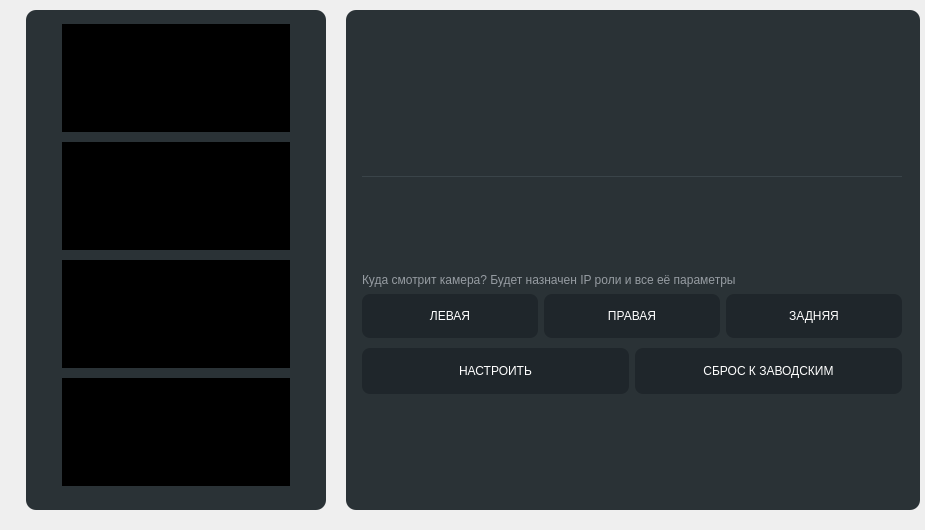
  <widget class="QFrame" name="frame_pageCameras">
   <property name="geometry">
    <rect>
     <x>0</x>
     <y>70</y>
     <width>925</width>
     <height>530</height>
    </rect>
   </property>
   <property name="styleSheet">
    <string notr="true">QFrame#frame_pageCameras { background: transparent; }</string>
   </property>
   <property name="frameShape">
    <enum>QFrame::NoFrame</enum>
   </property>
    <widget class="QFrame" name="frame_camList">
     <property name="geometry">
      <rect>
       <x>26</x>
       <y>10</y>
       <width>300</width>
       <height>500</height>
      </rect>
     </property>
     <property name="styleSheet">
      <string notr="true">QFrame#frame_camList { background: rgb(42,50,54); border-radius: 10px; }</string>
     </property>
     <property name="frameShape">
      <enum>QFrame::NoFrame</enum>
     </property>
    </widget>
    <widget class="QWidget" name="widget_tile1">
     <property name="geometry">
      <rect>
       <x>62</x>
       <y>24</y>
       <width>228</width>
       <height>108</height>
      </rect>
     </property>
     <property name="styleSheet">
      <string notr="true">QWidget#widget_tile1 { background: rgb(0,0,0); }</string>
     </property>
    </widget>
    <widget class="QLabel" name="label_tileState1">
     <property name="geometry">
      <rect>
       <x>62</x>
       <y>64</y>
       <width>228</width>
       <height>28</height>
      </rect>
     </property>
     <property name="styleSheet">
      <string notr="true">color: rgb(255,154,157); font: 13px &quot;Montserrat&quot;; background: transparent;</string>
     </property>
     <property name="text">
      <string></string>
     </property>
     <property name="alignment">
      <set>Qt::AlignCenter</set>
     </property>
    </widget>
    <widget class="QLabel" name="label_tile1">
     <property name="geometry">
      <rect>
       <x>68</x>
       <y>30</y>
       <width>216</width>
       <height>22</height>
      </rect>
     </property>
     <property name="styleSheet">
      <string notr="true">color: rgb(255,255,255); font: 13px &quot;Montserrat&quot;; background: rgba(0,0,0,140); border-radius: 4px; padding-left: 6px;</string>
     </property>
     <property name="text">
      <string></string>
     </property>
    </widget>
    <widget class="QWidget" name="widget_tile2">
     <property name="geometry">
      <rect>
       <x>62</x>
       <y>142</y>
       <width>228</width>
       <height>108</height>
      </rect>
     </property>
     <property name="styleSheet">
      <string notr="true">QWidget#widget_tile2 { background: rgb(0,0,0); }</string>
     </property>
    </widget>
    <widget class="QLabel" name="label_tileState2">
     <property name="geometry">
      <rect>
       <x>62</x>
       <y>182</y>
       <width>228</width>
       <height>28</height>
      </rect>
     </property>
     <property name="styleSheet">
      <string notr="true">color: rgb(255,154,157); font: 13px &quot;Montserrat&quot;; background: transparent;</string>
     </property>
     <property name="text">
      <string></string>
     </property>
     <property name="alignment">
      <set>Qt::AlignCenter</set>
     </property>
    </widget>
    <widget class="QLabel" name="label_tile2">
     <property name="geometry">
      <rect>
       <x>68</x>
       <y>148</y>
       <width>216</width>
       <height>22</height>
      </rect>
     </property>
     <property name="styleSheet">
      <string notr="true">color: rgb(255,255,255); font: 13px &quot;Montserrat&quot;; background: rgba(0,0,0,140); border-radius: 4px; padding-left: 6px;</string>
     </property>
     <property name="text">
      <string></string>
     </property>
    </widget>
    <widget class="QWidget" name="widget_tile3">
     <property name="geometry">
      <rect>
       <x>62</x>
       <y>260</y>
       <width>228</width>
       <height>108</height>
      </rect>
     </property>
     <property name="styleSheet">
      <string notr="true">QWidget#widget_tile3 { background: rgb(0,0,0); }</string>
     </property>
    </widget>
    <widget class="QLabel" name="label_tileState3">
     <property name="geometry">
      <rect>
       <x>62</x>
       <y>300</y>
       <width>228</width>
       <height>28</height>
      </rect>
     </property>
     <property name="styleSheet">
      <string notr="true">color: rgb(255,154,157); font: 13px &quot;Montserrat&quot;; background: transparent;</string>
     </property>
     <property name="text">
      <string></string>
     </property>
     <property name="alignment">
      <set>Qt::AlignCenter</set>
     </property>
    </widget>
    <widget class="QLabel" name="label_tile3">
     <property name="geometry">
      <rect>
       <x>68</x>
       <y>266</y>
       <width>216</width>
       <height>22</height>
      </rect>
     </property>
     <property name="styleSheet">
      <string notr="true">color: rgb(255,255,255); font: 13px &quot;Montserrat&quot;; background: rgba(0,0,0,140); border-radius: 4px; padding-left: 6px;</string>
     </property>
     <property name="text">
      <string></string>
     </property>
    </widget>
    <widget class="QWidget" name="widget_tile4">
     <property name="geometry">
      <rect>
       <x>62</x>
       <y>378</y>
       <width>228</width>
       <height>108</height>
      </rect>
     </property>
     <property name="styleSheet">
      <string notr="true">QWidget#widget_tile4 { background: rgb(0,0,0); }</string>
     </property>
    </widget>
    <widget class="QLabel" name="label_tileState4">
     <property name="geometry">
      <rect>
       <x>62</x>
       <y>418</y>
       <width>228</width>
       <height>28</height>
      </rect>
     </property>
     <property name="styleSheet">
      <string notr="true">color: rgb(255,154,157); font: 13px &quot;Montserrat&quot;; background: transparent;</string>
     </property>
     <property name="text">
      <string></string>
     </property>
     <property name="alignment">
      <set>Qt::AlignCenter</set>
     </property>
    </widget>
    <widget class="QLabel" name="label_tile4">
     <property name="geometry">
      <rect>
       <x>68</x>
       <y>384</y>
       <width>216</width>
       <height>22</height>
      </rect>
     </property>
     <property name="styleSheet">
      <string notr="true">color: rgb(255,255,255); font: 13px &quot;Montserrat&quot;; background: rgba(0,0,0,140); border-radius: 4px; padding-left: 6px;</string>
     </property>
     <property name="text">
      <string></string>
     </property>
    </widget>
    <widget class="QFrame" name="frame_camInfo">
     <property name="geometry">
      <rect>
       <x>346</x>
       <y>10</y>
       <width>574</width>
       <height>500</height>
      </rect>
     </property>
     <property name="styleSheet">
      <string notr="true">QFrame#frame_camInfo { background: rgb(42,50,54); border-radius: 10px; }</string>
     </property>
     <property name="frameShape">
      <enum>QFrame::NoFrame</enum>
     </property>
    </widget>
    <widget class="QLabel" name="label_k1">
     <property name="geometry">
      <rect>
       <x>362</x>
       <y>26</y>
       <width>128</width>
       <height>20</height>
      </rect>
     </property>
     <property name="styleSheet">
      <string notr="true">color: rgb(150,156,162); font: 13px &quot;Montserrat&quot;; background: transparent;</string>
     </property>
     <property name="text">
      <string></string>
     </property>
    </widget>
    <widget class="QLabel" name="label_v1">
     <property name="geometry">
      <rect>
       <x>490</x>
       <y>26</y>
       <width>414</width>
       <height>20</height>
      </rect>
     </property>
     <property name="styleSheet">
      <string notr="true">color: rgb(255,255,255); font: 13px &quot;Montserrat&quot;; background: transparent;</string>
     </property>
     <property name="text">
      <string></string>
     </property>
    </widget>
    <widget class="QLabel" name="label_k2">
     <property name="geometry">
      <rect>
       <x>362</x>
       <y>49</y>
       <width>128</width>
       <height>20</height>
      </rect>
     </property>
     <property name="styleSheet">
      <string notr="true">color: rgb(150,156,162); font: 13px &quot;Montserrat&quot;; background: transparent;</string>
     </property>
     <property name="text">
      <string></string>
     </property>
    </widget>
    <widget class="QLabel" name="label_v2">
     <property name="geometry">
      <rect>
       <x>490</x>
       <y>49</y>
       <width>414</width>
       <height>20</height>
      </rect>
     </property>
     <property name="styleSheet">
      <string notr="true">color: rgb(255,255,255); font: 13px &quot;Montserrat&quot;; background: transparent;</string>
     </property>
     <property name="text">
      <string></string>
     </property>
    </widget>
    <widget class="QLabel" name="label_k3">
     <property name="geometry">
      <rect>
       <x>362</x>
       <y>72</y>
       <width>128</width>
       <height>20</height>
      </rect>
     </property>
     <property name="styleSheet">
      <string notr="true">color: rgb(150,156,162); font: 13px &quot;Montserrat&quot;; background: transparent;</string>
     </property>
     <property name="text">
      <string></string>
     </property>
    </widget>
    <widget class="QLabel" name="label_v3">
     <property name="geometry">
      <rect>
       <x>490</x>
       <y>72</y>
       <width>414</width>
       <height>20</height>
      </rect>
     </property>
     <property name="styleSheet">
      <string notr="true">color: rgb(255,255,255); font: 13px &quot;Montserrat&quot;; background: transparent;</string>
     </property>
     <property name="text">
      <string></string>
     </property>
    </widget>
    <widget class="QLabel" name="label_k4">
     <property name="geometry">
      <rect>
       <x>362</x>
       <y>95</y>
       <width>128</width>
       <height>20</height>
      </rect>
     </property>
     <property name="styleSheet">
      <string notr="true">color: rgb(150,156,162); font: 13px &quot;Montserrat&quot;; background: transparent;</string>
     </property>
     <property name="text">
      <string></string>
     </property>
    </widget>
    <widget class="QLabel" name="label_v4">
     <property name="geometry">
      <rect>
       <x>490</x>
       <y>95</y>
       <width>414</width>
       <height>20</height>
      </rect>
     </property>
     <property name="styleSheet">
      <string notr="true">color: rgb(255,255,255); font: 13px &quot;Montserrat&quot;; background: transparent;</string>
     </property>
     <property name="text">
      <string></string>
     </property>
    </widget>
    <widget class="QLabel" name="label_k5">
     <property name="geometry">
      <rect>
       <x>362</x>
       <y>118</y>
       <width>128</width>
       <height>20</height>
      </rect>
     </property>
     <property name="styleSheet">
      <string notr="true">color: rgb(150,156,162); font: 13px &quot;Montserrat&quot;; background: transparent;</string>
     </property>
     <property name="text">
      <string></string>
     </property>
    </widget>
    <widget class="QLabel" name="label_v5">
     <property name="geometry">
      <rect>
       <x>490</x>
       <y>118</y>
       <width>414</width>
       <height>20</height>
      </rect>
     </property>
     <property name="styleSheet">
      <string notr="true">color: rgb(255,255,255); font: 13px &quot;Montserrat&quot;; background: transparent;</string>
     </property>
     <property name="text">
      <string></string>
     </property>
    </widget>
    <widget class="QLabel" name="label_k6">
     <property name="geometry">
      <rect>
       <x>362</x>
       <y>141</y>
       <width>128</width>
       <height>20</height>
      </rect>
     </property>
     <property name="styleSheet">
      <string notr="true">color: rgb(150,156,162); font: 13px &quot;Montserrat&quot;; background: transparent;</string>
     </property>
     <property name="text">
      <string></string>
     </property>
    </widget>
    <widget class="QLabel" name="label_v6">
     <property name="geometry">
      <rect>
       <x>490</x>
       <y>141</y>
       <width>414</width>
       <height>20</height>
      </rect>
     </property>
     <property name="styleSheet">
      <string notr="true">color: rgb(255,255,255); font: 13px &quot;Montserrat&quot;; background: transparent;</string>
     </property>
     <property name="text">
      <string></string>
     </property>
    </widget>
    <widget class="QLabel" name="label_k7">
     <property name="geometry">
      <rect>
       <x>362</x>
       <y>190</y>
       <width>128</width>
       <height>20</height>
      </rect>
     </property>
     <property name="styleSheet">
      <string notr="true">color: rgb(150,156,162); font: 13px &quot;Montserrat&quot;; background: transparent;</string>
     </property>
     <property name="text">
      <string></string>
     </property>
    </widget>
    <widget class="QLabel" name="label_v7">
     <property name="geometry">
      <rect>
       <x>490</x>
       <y>190</y>
       <width>414</width>
       <height>20</height>
      </rect>
     </property>
     <property name="styleSheet">
      <string notr="true">color: rgb(255,255,255); font: 13px &quot;Montserrat&quot;; background: transparent;</string>
     </property>
     <property name="text">
      <string></string>
     </property>
    </widget>
    <widget class="QLabel" name="label_k8">
     <property name="geometry">
      <rect>
       <x>362</x>
       <y>213</y>
       <width>128</width>
       <height>20</height>
      </rect>
     </property>
     <property name="styleSheet">
      <string notr="true">color: rgb(150,156,162); font: 13px &quot;Montserrat&quot;; background: transparent;</string>
     </property>
     <property name="text">
      <string></string>
     </property>
    </widget>
    <widget class="QLabel" name="label_v8">
     <property name="geometry">
      <rect>
       <x>490</x>
       <y>213</y>
       <width>414</width>
       <height>20</height>
      </rect>
     </property>
     <property name="styleSheet">
      <string notr="true">color: rgb(255,255,255); font: 13px &quot;Montserrat&quot;; background: transparent;</string>
     </property>
     <property name="text">
      <string></string>
     </property>
    </widget>
    <widget class="QLabel" name="label_k9">
     <property name="geometry">
      <rect>
       <x>362</x>
       <y>236</y>
       <width>128</width>
       <height>20</height>
      </rect>
     </property>
     <property name="styleSheet">
      <string notr="true">color: rgb(150,156,162); font: 13px &quot;Montserrat&quot;; background: transparent;</string>
     </property>
     <property name="text">
      <string></string>
     </property>
    </widget>
    <widget class="QLabel" name="label_v9">
     <property name="geometry">
      <rect>
       <x>490</x>
       <y>236</y>
       <width>414</width>
       <height>20</height>
      </rect>
     </property>
     <property name="styleSheet">
      <string notr="true">color: rgb(255,255,255); font: 13px &quot;Montserrat&quot;; background: transparent;</string>
     </property>
     <property name="text">
      <string></string>
     </property>
    </widget>
    <widget class="QFrame" name="frame_divider">
     <property name="geometry">
      <rect>
       <x>362</x>
       <y>176</y>
       <width>540</width>
       <height>1</height>
      </rect>
     </property>
     <property name="styleSheet">
      <string notr="true">QFrame#frame_divider { background: rgb(58,68,73); }</string>
     </property>
     <property name="frameShape">
      <enum>QFrame::NoFrame</enum>
     </property>
    </widget>
    <widget class="QLabel" name="label_roleTitle">
     <property name="geometry">
      <rect>
       <x>362</x>
       <y>272</y>
       <width>540</width>
       <height>16</height>
      </rect>
     </property>
     <property name="styleSheet">
      <string notr="true">color: rgb(150,156,162); font: 12px &quot;Montserrat&quot;; background: transparent;</string>
     </property>
     <property name="text">
      <string>Куда смотрит камера? Будет назначен IP роли и все её параметры</string>
     </property>
    </widget>
    <widget class="QPushButton" name="pushButton_roleLeft">
     <property name="geometry">
      <rect>
       <x>362</x>
       <y>294</y>
       <width>176</width>
       <height>44</height>
      </rect>
     </property>
     <property name="styleSheet">
      <string notr="true">QPushButton { border:none; border-radius:8px; font: 600 14px &quot;Montserrat&quot;; color: rgb(255,255,255); background: rgb(31,38,43); }</string>
     </property>
     <property name="text">
      <string>ЛЕВАЯ</string>
     </property>
     <property name="focusPolicy">
      <enum>Qt::NoFocus</enum>
     </property>
    </widget>
    <widget class="QPushButton" name="pushButton_roleRight">
     <property name="geometry">
      <rect>
       <x>544</x>
       <y>294</y>
       <width>176</width>
       <height>44</height>
      </rect>
     </property>
     <property name="styleSheet">
      <string notr="true">QPushButton { border:none; border-radius:8px; font: 600 14px &quot;Montserrat&quot;; color: rgb(255,255,255); background: rgb(31,38,43); }</string>
     </property>
     <property name="text">
      <string>ПРАВАЯ</string>
     </property>
     <property name="focusPolicy">
      <enum>Qt::NoFocus</enum>
     </property>
    </widget>
    <widget class="QPushButton" name="pushButton_roleRear">
     <property name="geometry">
      <rect>
       <x>726</x>
       <y>294</y>
       <width>176</width>
       <height>44</height>
      </rect>
     </property>
     <property name="styleSheet">
      <string notr="true">QPushButton { border:none; border-radius:8px; font: 600 14px &quot;Montserrat&quot;; color: rgb(255,255,255); background: rgb(31,38,43); }</string>
     </property>
     <property name="text">
      <string>ЗАДНЯЯ</string>
     </property>
     <property name="focusPolicy">
      <enum>Qt::NoFocus</enum>
     </property>
    </widget>
    <widget class="QPushButton" name="pushButton_apply">
     <property name="geometry">
      <rect>
       <x>362</x>
       <y>348</y>
       <width>267</width>
       <height>46</height>
      </rect>
     </property>
     <property name="styleSheet">
      <string notr="true">QPushButton { border:none; border-radius:8px; font: 600 14px &quot;Montserrat&quot;; color: rgb(255,255,255); background: rgb(31,38,43); }</string>
     </property>
     <property name="text">
      <string>НАСТРОИТЬ</string>
     </property>
     <property name="focusPolicy">
      <enum>Qt::NoFocus</enum>
     </property>
    </widget>
    <widget class="QPushButton" name="pushButton_reset">
     <property name="geometry">
      <rect>
       <x>635</x>
       <y>348</y>
       <width>267</width>
       <height>46</height>
      </rect>
     </property>
     <property name="styleSheet">
      <string notr="true">QPushButton { border:none; border-radius:8px; font: 600 14px &quot;Montserrat&quot;; color: rgb(255,255,255); background: rgb(31,38,43); }</string>
     </property>
     <property name="text">
      <string>СБРОС К ЗАВОДСКИМ</string>
     </property>
     <property name="focusPolicy">
      <enum>Qt::NoFocus</enum>
     </property>
    </widget>
    <widget class="QLabel" name="label_camMessage">
     <property name="geometry">
      <rect>
       <x>362</x>
       <y>404</y>
       <width>540</width>
       <height>90</height>
      </rect>
     </property>
     <property name="styleSheet">
      <string notr="true">color: rgb(150,156,162); font: 13px &quot;Montserrat&quot;; background: transparent;</string>
     </property>
     <property name="text">
      <string></string>
     </property>
     <property name="alignment">
      <set>Qt::AlignLeft|Qt::AlignTop</set>
     </property>
     <property name="wordWrap">
      <bool>true</bool>
     </property>
    </widget>
  </widget>
